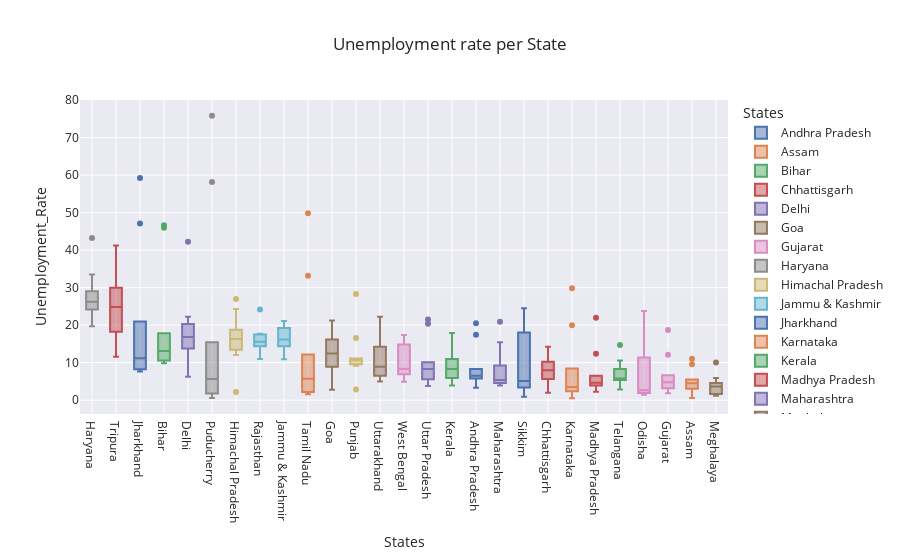

The code cell stored with this chart in its notebook:
### Code cell
## Boxplot for Unemployment rate per State

fig = px.box(df_copy, x='States', y='Unemployment_Rate', color='States', title='Unemployment rate per State', template='seaborn')

# Updating the x-axis category order to be in descending total
fig.update_layout(xaxis={'categoryorder': 'total descending'})
fig.show()

### Figure 1 — Plotly figure (JSON) as saved in the notebook; plotly's stock layout.template omitted (floating-point values rounded to 4 significant figures)
{"data": [{"alignmentgroup": "True", "hovertemplate": "States=%{x}<br>Unemployment_Rate=%{y}<extra></extra>", "legendgroup": "Andhra Pradesh", "marker": {"color": "rgb(76,114,176)"}, "name": "Andhra Pradesh", "notched": false, "offsetgroup": "Andhra Pradesh", "orientation": "v", "showlegend": true, "type": "box", "x": ["Andhra Pradesh", "Andhra Pradesh", "Andhra Pradesh", "Andhra Pradesh", "Andhra Pradesh", "Andhra Pradesh", "Andhra Pradesh", "Andhra Pradesh", "Andhra Pradesh", "Andhra Pradesh"], "x0": " ", "xaxis": "x", "y": [5.48, 5.83, 5.79, 20.51, 17.43, 3.31, 8.34, 6.96, 6.4, 6.59], "y0": " ", "yaxis": "y"}, {"alignmentgroup": "True", "hovertemplate": "States=%{x}<br>Unemployment_Rate=%{y}<extra></extra>", "legendgroup": "Assam", "marker": {"color": "rgb(221,132,82)"}, "name": "Assam", "notched": false, "offsetgroup": "Assam", "orientation": "v", "showlegend": true, "type": "box", "x": ["Assam", "Assam", "Assam", "Assam", "Assam", "Assam", "Assam", "Assam", "Assam", "Assam"], "x0": " ", "xaxis": "x", "y": [4.66, 4.41, 4.77, 11.06, 9.55, 0.6, 3.77, 5.53, 1.19, 3.02], "y0": " ", "yaxis": "y"}, {"alignmentgroup": "True", "hovertemplate": "States=%{x}<br>Unemployment_Rate=%{y}<extra></extra>", "legendgroup": "Bihar", "marker": {"color": "rgb(85,168,104)"}, "name": "Bihar", "notched": false, "offsetgroup": "Bihar", "orientation": "v", "showlegend": true, "type": "box", "x": ["Bihar", "Bihar", "Bihar", "Bihar", "Bihar", "Bihar", "Bihar", "Bihar", "Bihar", "Bihar"], "x0": " ", "xaxis": "x", "y": [10.61, 10.29, 15.43, 46.64, 45.96, 17.82, 12.79, 13.44, 11.91, 9.82], "y0": " ", "yaxis": "y"}, {"alignmentgroup": "True", "hovertemplate": "States=%{x}<br>Unemployment_Rate=%{y}<extra></extra>", "legendgroup": "Chhattisgarh", "marker": {"color": "rgb(196,78,82)"}, "name": "Chhattisgarh", "notched": false, "offsetgroup": "Chhattisgarh", "orientation": "v", "showlegend": true, "type": "box", "x": ["Chhattisgarh", "Chhattisgarh", "Chhattisgarh", "Chhattisgarh", "Chhattisgarh", "Chhattisgarh", "Chhattisgarh", "Chhattisgarh", "Chhattisgarh", "Chhattisgarh"], "x0": " ", "xaxis": "x", "y": [9.65, 8.38, 7.54, 3.41, 10.5, 14.23, 10.27, 5.63, 1.96, 6.62], "y0": " ", "yaxis": "y"}, {"alignmentgroup": "True", "hovertemplate": "States=%{x}<br>Unemployment_Rate=%{y}<extra></extra>", "legendgroup": "Delhi", "marker": {"color": "rgb(129,114,179)"}, "name": "Delhi", "notched": false, "offsetgroup": "Delhi", "orientation": "v", "showlegend": true, "type": "box", "x": ["Delhi", "Delhi", "Delhi", "Delhi", "Delhi", "Delhi", "Delhi", "Delhi", "Delhi", "Delhi"], "x0": " ", "xaxis": "x", "y": [22.23, 14.84, 17.04, 16.68, 42.27, 18.19, 20.3, 13.79, 12.53, 6.27], "y0": " ", "yaxis": "y"}, {"alignmentgroup": "True", "hovertemplate": "States=%{x}<br>Unemployment_Rate=%{y}<extra></extra>", "legendgroup": "Goa", "marker": {"color": "rgb(147,120,96)"}, "name": "Goa", "notched": false, "offsetgroup": "Goa", "orientation": "v", "showlegend": true, "type": "box", "x": ["Goa", "Goa", "Goa", "Goa", "Goa", "Goa", "Goa", "Goa", "Goa", "Goa"], "x0": " ", "xaxis": "x", "y": [8.89, 2.81, 5.25, 13.31, 21.25, 9.96, 17.07, 16.21, 15.38, 11.54], "y0": " ", "yaxis": "y"}, {"alignmentgroup": "True", "hovertemplate": "States=%{x}<br>Unemployment_Rate=%{y}<extra></extra>", "legendgroup": "Gujarat", "marker": {"color": "rgb(218,139,195)"}, "name": "Gujarat", "notched": false, "offsetgroup": "Gujarat", "orientation": "v", "showlegend": true, "type": "box", "x": ["Gujarat", "Gujarat", "Gujarat", "Gujarat", "Gujarat", "Gujarat", "Gujarat", "Gujarat", "Gujarat", "Gujarat"], "x0": " ", "xaxis": "x", "y": [5.54, 6.38, 6.66, 18.71, 12.11, 3.2, 1.84, 1.87, 3.42, 4.03], "y0": " ", "yaxis": "y"}, {"alignmentgroup": "True", "hovertemplate": "States=%{x}<br>Unemployment_Rate=%{y}<extra></extra>", "legendgroup": "Haryana", "marker": {"color": "rgb(140,140,140)"}, "name": "Haryana", "notched": false, "offsetgroup": "Haryana", "orientation": "v", "showlegend": true, "type": "box", "x": ["Haryana", "Haryana", "Haryana", "Haryana", "Haryana", "Haryana", "Haryana", "Haryana", "Haryana", "Haryana"], "x0": " ", "xaxis": "x", "y": [20.34, 25.77, 25.05, 43.22, 29.02, 26.7, 24.18, 33.5, 19.68, 27.31], "y0": " ", "yaxis": "y"}, {"alignmentgroup": "True", "hovertemplate": "States=%{x}<br>Unemployment_Rate=%{y}<extra></extra>", "legendgroup": "Himachal Pradesh", "marker": {"color": "rgb(204,185,116)"}, "name": "Himachal Pradesh", "notched": false, "offsetgroup": "Himachal Pradesh", "orientation": "v", "showlegend": true, "type": "box", "x": ["Himachal Pradesh", "Himachal Pradesh", "Himachal Pradesh", "Himachal Pradesh", "Himachal Pradesh", "Himachal Pradesh", "Himachal Pradesh", "Himachal Pradesh", "Himachal Pradesh", "Himachal Pradesh"], "x0": " ", "xaxis": "x", "y": [16.83, 16.84, 18.76, 2.2, 26.95, 13.47, 24.31, 15.79, 12.04, 13.46], "y0": " ", "yaxis": "y"}, {"alignmentgroup": "True", "hovertemplate": "States=%{x}<br>Unemployment_Rate=%{y}<extra></extra>", "legendgroup": "Jammu & Kashmir", "marker": {"color": "rgb(100,181,205)"}, "name": "Jammu & Kashmir", "notched": false, "offsetgroup": "Jammu & Kashmir", "orientation": "v", "showlegend": true, "type": "box", "x": ["Jammu & Kashmir", "Jammu & Kashmir", "Jammu & Kashmir", "Jammu & Kashmir", "Jammu & Kashmir", "Jammu & Kashmir", "Jammu & Kashmir", "Jammu & Kashmir", "Jammu & Kashmir"], "x0": " ", "xaxis": "x", "y": [21.08, 20.78, 15.5, 18.74, 17.92, 10.88, 11.09, 16.17, 16.14], "y0": " ", "yaxis": "y"}, {"alignmentgroup": "True", "hovertemplate": "States=%{x}<br>Unemployment_Rate=%{y}<extra></extra>", "legendgroup": "Jharkhand", "marker": {"color": "rgb(76,114,176)"}, "name": "Jharkhand", "notched": false, "offsetgroup": "Jharkhand", "orientation": "v", "showlegend": true, "type": "box", "x": ["Jharkhand", "Jharkhand", "Jharkhand", "Jharkhand", "Jharkhand", "Jharkhand", "Jharkhand", "Jharkhand", "Jharkhand", "Jharkhand"], "x0": " ", "xaxis": "x", "y": [10.61, 11.85, 8.23, 47.09, 59.23, 20.95, 7.63, 9.76, 8.24, 11.8], "y0": " ", "yaxis": "y"}, {"alignmentgroup": "True", "hovertemplate": "States=%{x}<br>Unemployment_Rate=%{y}<extra></extra>", "legendgroup": "Karnataka", "marker": {"color": "rgb(221,132,82)"}, "name": "Karnataka", "notched": false, "offsetgroup": "Karnataka", "orientation": "v", "showlegend": true, "type": "box", "x": ["Karnataka", "Karnataka", "Karnataka", "Karnataka", "Karnataka", "Karnataka", "Karnataka", "Karnataka", "Karnataka", "Karnataka"], "x0": " ", "xaxis": "x", "y": [2.86, 3.61, 3.46, 29.84, 19.97, 8.44, 4.01, 0.5, 2.41, 1.58], "y0": " ", "yaxis": "y"}, {"alignmentgroup": "True", "hovertemplate": "States=%{x}<br>Unemployment_Rate=%{y}<extra></extra>", "legendgroup": "Kerala", "marker": {"color": "rgb(85,168,104)"}, "name": "Kerala", "notched": false, "offsetgroup": "Kerala", "orientation": "v", "showlegend": true, "type": "box", "x": ["Kerala", "Kerala", "Kerala", "Kerala", "Kerala", "Kerala", "Kerala", "Kerala", "Kerala", "Kerala"], "x0": " ", "xaxis": "x", "y": [5.31, 7.6, 8.99, 16.99, 17.88, 9.71, 7.09, 10.98, 5.91, 3.88], "y0": " ", "yaxis": "y"}, {"alignmentgroup": "True", "hovertemplate": "States=%{x}<br>Unemployment_Rate=%{y}<extra></extra>", "legendgroup": "Madhya Pradesh", "marker": {"color": "rgb(196,78,82)"}, "name": "Madhya Pradesh", "notched": false, "offsetgroup": "Madhya Pradesh", "orientation": "v", "showlegend": true, "type": "box", "x": ["Madhya Pradesh", "Madhya Pradesh", "Madhya Pradesh", "Madhya Pradesh", "Madhya Pradesh", "Madhya Pradesh", "Madhya Pradesh", "Madhya Pradesh", "Madhya Pradesh", "Madhya Pradesh"], "x0": " ", "xaxis": "x", "y": [4.11, 4.57, 2.22, 12.36, 21.98, 6.48, 5.08, 4.7, 3.91, 3.13], "y0": " ", "yaxis": "y"}, {"alignmentgroup": "True", "hovertemplate": "States=%{x}<br>Unemployment_Rate=%{y}<extra></extra>", "legendgroup": "Maharashtra", "marker": {"color": "rgb(129,114,179)"}, "name": "Maharashtra", "notched": false, "offsetgroup": "Maharashtra", "orientation": "v", "showlegend": true, "type": "box", "x": ["Maharashtra", "Maharashtra", "Maharashtra", "Maharashtra", "Maharashtra", "Maharashtra", "Maharashtra", "Maharashtra", "Maharashtra", "Maharashtra"], "x0": " ", "xaxis": "x", "y": [4.95, 4.69, 5.79, 20.9, 15.46, 9.23, 3.89, 6.23, 4.55, 4.1], "y0": " ", "yaxis": "y"}, {"alignmentgroup": "True", "hovertemplate": "States=%{x}<br>Unemployment_Rate=%{y}<extra></extra>", "legendgroup": "Meghalaya", "marker": {"color": "rgb(147,120,96)"}, "name": "Meghalaya", "notched": false, "offsetgroup": "Meghalaya", "orientation": "v", "showlegend": true, "type": "box", "x": ["Meghalaya", "Meghalaya", "Meghalaya", "Meghalaya", "Meghalaya", "Meghalaya", "Meghalaya", "Meghalaya", "Meghalaya", "Meghalaya"], "x0": " ", "xaxis": "x", "y": [1.66, 3.59, 1.58, 10.03, 5.92, 1.15, 2.1, 3.74, 4.29, 4.6], "y0": " ", "yaxis": "y"}, {"alignmentgroup": "True", "hovertemplate": "States=%{x}<br>Unemployment_Rate=%{y}<extra></extra>", "legendgroup": "Odisha", "marker": {"color": "rgb(218,139,195)"}, "name": "Odisha", "notched": false, "offsetgroup": "Odisha", "orientation": "v", "showlegend": true, "type": "box", "x": ["Odisha", "Odisha", "Odisha", "Odisha", "Odisha", "Odisha", "Odisha", "Odisha", "Odisha", "Odisha"], "x0": " ", "xaxis": "x", "y": [1.9, 3.12, 13.08, 23.76, 11.41, 3.77, 1.88, 1.42, 2.1, 2.18], "y0": " ", "yaxis": "y"}, {"alignmentgroup": "True", "hovertemplate": "States=%{x}<br>Unemployment_Rate=%{y}<extra></extra>", "legendgroup": "Puducherry", "marker": {"color": "rgb(140,140,140)"}, "name": "Puducherry", "notched": false, "offsetgroup": "Puducherry", "orientation": "v", "showlegend": true, "type": "box", "x": ["Puducherry", "Puducherry", "Puducherry", "Puducherry", "Puducherry", "Puducherry", "Puducherry", "Puducherry", "Puducherry", "Puducherry"], "x0": " ", "xaxis": "x", "y": [0.58, 1.76, 1.2, 75.85, 58.19, 4.24, 15.47, 5.05, 10.9, 6.18], "y0": " ", "yaxis": "y"}, {"alignmentgroup": "True", "hovertemplate": "States=%{x}<br>Unemployment_Rate=%{y}<extra></extra>", "legendgroup": "Punjab", "marker": {"color": "rgb(204,185,116)"}, "name": "Punjab", "notched": false, "offsetgroup": "Punjab", "orientation": "v", "showlegend": true, "type": "box", "x": ["Punjab", "Punjab", "Punjab", "Punjab", "Punjab", "Punjab", "Punjab", "Punjab", "Punjab", "Punjab"], "x0": " ", "xaxis": "x", "y": [11.11, 10.97, 10.32, 2.86, 28.33, 16.55, 9.19, 10.99, 9.61, 9.88], "y0": " ", "yaxis": "y"}, {"alignmentgroup": "True", "hovertemplate": "States=%{x}<br>Unemployment_Rate=%{y}<extra></extra>", "legendgroup": "Rajasthan", "marker": {"color": "rgb(100,181,205)"}, "name": "Rajasthan", "notched": false, "offsetgroup": "Rajasthan", "orientation": "v", "showlegend": true, "type": "box", "x": ["Rajasthan", "Rajasthan", "Rajasthan", "Rajasthan", "Rajasthan", "Rajasthan", "Rajasthan", "Rajasthan", "Rajasthan", "Rajasthan"], "x0": " ", "xaxis": "x", "y": [10.97, 15.16, 11.9, 17.7, 15.74, 14.39, 15.81, 17.51, 15.35, 24.15], "y0": " ", "yaxis": "y"}, {"alignmentgroup": "True", "hovertemplate": "States=%{x}<br>Unemployment_Rate=%{y}<extra></extra>", "legendgroup": "Sikkim", "marker": {"color": "rgb(76,114,176)"}, "name": "Sikkim", "notched": false, "offsetgroup": "Sikkim", "orientation": "v", "showlegend": true, "type": "box", "x": ["Sikkim", "Sikkim", "Sikkim", "Sikkim", "Sikkim", "Sikkim", "Sikkim", "Sikkim"], "x0": " ", "xaxis": "x", "y": [23.57, 2.28, 24.51, 4.46, 4.45, 12.49, 5.7, 0.88], "y0": " ", "yaxis": "y"}, {"alignmentgroup": "True", "hovertemplate": "States=%{x}<br>Unemployment_Rate=%{y}<extra></extra>", "legendgroup": "Tamil Nadu", "marker": {"color": "rgb(221,132,82)"}, "name": "Tamil Nadu", "notched": false, "offsetgroup": "Tamil Nadu", "orientation": "v", "showlegend": true, "type": "box", "x": ["Tamil Nadu", "Tamil Nadu", "Tamil Nadu", "Tamil Nadu", "Tamil Nadu", "Tamil Nadu", "Tamil Nadu", "Tamil Nadu", "Tamil Nadu", "Tamil Nadu"], "x0": " ", "xaxis": "x", "y": [1.57, 2.09, 6.4, 49.83, 33.16, 12.2, 6.81, 2.65, 5, 2.16], "y0": " ", "yaxis": "y"}, {"alignmentgroup": "True", "hovertemplate": "States=%{x}<br>Unemployment_Rate=%{y}<extra></extra>", "legendgroup": "Telangana", "marker": {"color": "rgb(85,168,104)"}, "name": "Telangana", "notched": false, "offsetgroup": "Telangana", "orientation": "v", "showlegend": true, "type": "box", "x": ["Telangana", "Telangana", "Telangana", "Telangana", "Telangana", "Telangana", "Telangana", "Telangana", "Telangana", "Telangana"], "x0": " ", "xaxis": "x", "y": [5.49, 8.29, 5.77, 6.25, 14.7, 10.55, 5.36, 5.79, 3.27, 2.86], "y0": " ", "yaxis": "y"}, {"alignmentgroup": "True", "hovertemplate": "States=%{x}<br>Unemployment_Rate=%{y}<extra></extra>", "legendgroup": "Tripura", "marker": {"color": "rgb(196,78,82)"}, "name": "Tripura", "notched": false, "offsetgroup": "Tripura", "orientation": "v", "showlegend": true, "type": "box", "x": ["Tripura", "Tripura", "Tripura", "Tripura", "Tripura", "Tripura", "Tripura", "Tripura", "Tripura", "Tripura"], "x0": " ", "xaxis": "x", "y": [32.67, 28.4, 29.95, 41.23, 21.51, 21.71, 18.24, 27.92, 17.35, 11.57], "y0": " ", "yaxis": "y"}, {"alignmentgroup": "True", "hovertemplate": "States=%{x}<br>Unemployment_Rate=%{y}<extra></extra>", "legendgroup": "Uttar Pradesh", "marker": {"color": "rgb(129,114,179)"}, "name": "Uttar Pradesh", "notched": false, "offsetgroup": "Uttar Pradesh", "orientation": "v", "showlegend": true, "type": "box", "x": ["Uttar Pradesh", "Uttar Pradesh", "Uttar Pradesh", "Uttar Pradesh", "Uttar Pradesh", "Uttar Pradesh", "Uttar Pradesh", "Uttar Pradesh", "Uttar Pradesh", "Uttar Pradesh"], "x0": " ", "xaxis": "x", "y": [7.58, 8.98, 10.11, 21.54, 20.41, 9.47, 5.56, 5.79, 4.18, 3.75], "y0": " ", "yaxis": "y"}, {"alignmentgroup": "True", "hovertemplate": "States=%{x}<br>Unemployment_Rate=%{y}<extra></extra>", "legendgroup": "Uttarakhand", "marker": {"color": "rgb(147,120,96)"}, "name": "Uttarakhand", "notched": false, "offsetgroup": "Uttarakhand", "orientation": "v", "showlegend": true, "type": "box", "x": ["Uttarakhand", "Uttarakhand", "Uttarakhand", "Uttarakhand", "Uttarakhand", "Uttarakhand", "Uttarakhand", "Uttarakhand", "Uttarakhand", "Uttarakhand"], "x0": " ", "xaxis": "x", "y": [5.49, 4.99, 19.85, 6.48, 8.01, 8.61, 12.38, 14.26, 22.26, 9.23], "y0": " ", "yaxis": "y"}, {"alignmentgroup": "True", "hovertemplate": "States=%{x}<br>Unemployment_Rate=%{y}<extra></extra>", "legendgroup": "West Bengal", "marker": {"color": "rgb(218,139,195)"}, "name": "West Bengal", "notched": false, "offsetgroup": "West Bengal", "orientation": "v", "showlegend": true, "type": "box", "x": ["West Bengal", "West Bengal", "West Bengal", "West Bengal", "West Bengal", "West Bengal", "West Bengal", "West Bengal", "West Bengal", "West Bengal"], "x0": " ", "xaxis": "x", "y": [6.94, 4.92, 6.92, 17.41, 17.41, 7.29, 6.83, 14.87, 9.35, 9.98], "y0": " ", "yaxis": "y"}], "layout": {"boxmode": "overlay", "legend": {"title": {"text": "States"}, "tracegroupgap": 0}, "title": {"text": "Unemployment rate per State"}, "xaxis": {"anchor": "y", "categoryarray": ["Andhra Pradesh", "Assam", "Bihar", "Chhattisgarh", "Delhi", "Goa", "Gujarat", "Haryana", "Himachal Pradesh", "Jammu & Kashmir", "Jharkhand", "Karnataka", "Kerala", "Madhya Pradesh", "Maharashtra", "Meghalaya", "Odisha", "Puducherry", "Punjab", "Rajasthan", "Sikkim", "Tamil Nadu", "Telangana", "Tripura", "Uttar Pradesh", "Uttarakhand", "West Bengal"], "categoryorder": "total descending", "domain": [0, 1], "title": {"text": "States"}}, "yaxis": {"anchor": "x", "domain": [0, 1], "title": {"text": "Unemployment_Rate"}}}}
